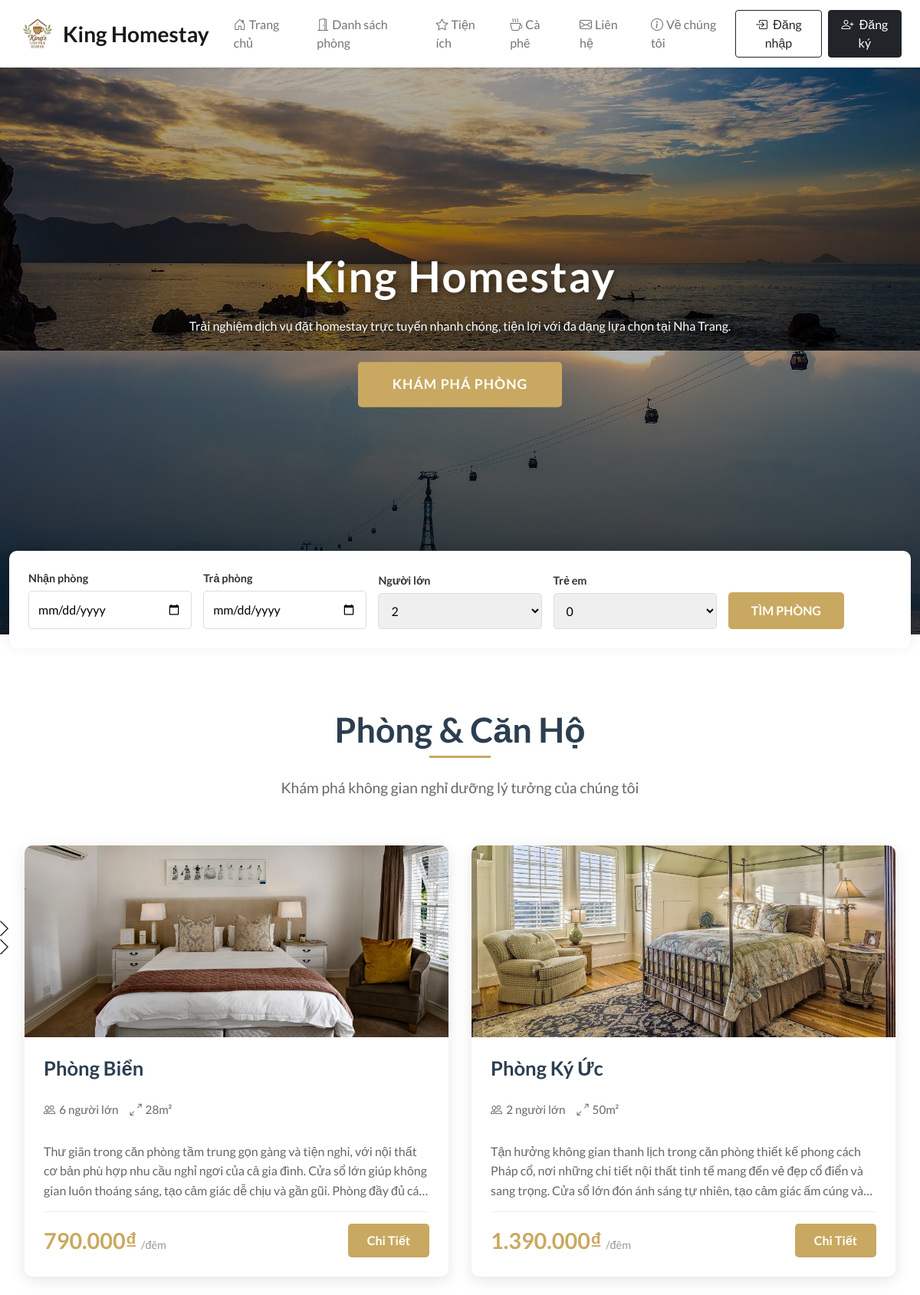
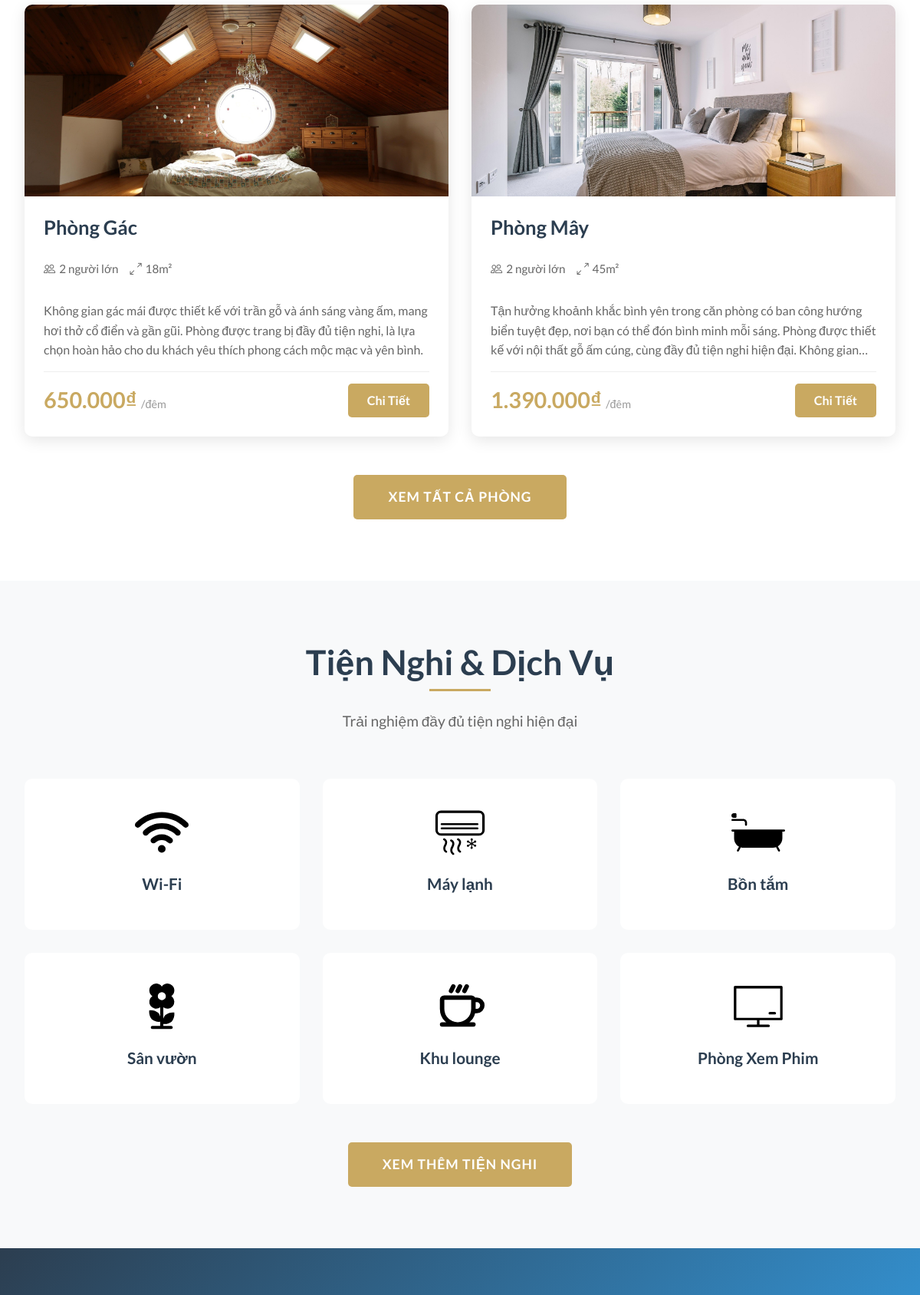
The page / (upper part) on the database its author committed (2 pictures, top to bottom).
### tables this page shows
CREATE TABLE `settings` (
  `sr_no` int(11) NOT NULL,
  `site_title` varchar(50) NOT NULL,
  `site_about` varchar(250) NOT NULL,
  `shutdown` tinyint(1) NOT NULL
);

CREATE TABLE `carousel` (
  `sr_no` int(11) NOT NULL,
  `image` varchar(150) NOT NULL
);

CREATE TABLE `rooms` (
  `id` int(11) NOT NULL,
  `name` varchar(150) NOT NULL,
  `area` int(11) NOT NULL,
  `price` int(11) NOT NULL,
  `quantity` int(11) NOT NULL,
  `adult` int(11) NOT NULL,
  `children` int(11) NOT NULL,
  `description` varchar(350) NOT NULL,
  `status` tinyint(4) NOT NULL DEFAULT 1,
  `removed` int(11) NOT NULL DEFAULT 0
);

CREATE TABLE `room_images` (
  `sr_no` int(11) NOT NULL,
  `room_id` int(11) NOT NULL,
  `image` varchar(150) NOT NULL,
  `thumb` tinyint(4) NOT NULL DEFAULT 0
);

CREATE TABLE `facilities` (
  `id` int(11) NOT NULL,
  `icon` varchar(100) NOT NULL,
  `name` varchar(50) NOT NULL,
  `description` varchar(250) NOT NULL
);

### admin/inc/db_config.php (called while the page is built, shortened)
<?php
  function select($sql, $values, $datatypes) {
    $con = $GLOBALS['con'];
    if($stmt = mysqli_prepare($con, $sql)){
      mysqli_stmt_bind_param($stmt, $datatypes, ...$values);
      if(mysqli_stmt_execute($stmt)){
        $res = mysqli_stmt_get_result($stmt);
        return $res;
      }
      else{
        mysqli_stmt_close($stmt);
        die("Query cannot be executed - Execute");
      }
    }
    else{
      die("Query cannot be executed - Select");
    }
  }
?>

### index.php (the view, shortened to what this page needs)
<!DOCTYPE html>
<html lang="vi">
<head>
  <link rel="stylesheet" href="https://unpkg.com/swiper@7/swiper-bundle.min.css">
  <?php require('inc/links.php'); ?>
</head>
<body>
  <?php require('inc/header.php'); ?>
  <section class="hero-carousel">
    <div class="swiper swiper-hero">
      <div class="swiper-wrapper">
        <?php
          while($carousel = mysqli_fetch_assoc($carousel_res)) {
            $image_path = CAROUSEL_IMG_PATH . $carousel['image'];
            echo <<<SLIDE
              <div class="swiper-slide">
                <img src="{$image_path}" alt="Hero Image">
                <div class="hero-overlay"></div>
              </div>
            SLIDE;
          }
        ?>
      </div>
      <div class="swiper-button-next"></div>
      <div class="swiper-button-prev"></div>
    </div>
    <div class="hero-content">
      <h1 class="hero-title"><?php echo $settings_r['site_title']; ?></h1>
      <p class="hero-subtitle"><?php echo $settings_r['site_about']; ?></p>
      <a href="#rooms" class="hero-btn">Khám Phá Phòng</a>
    </div>
  </section>
  <div class="container">
    <div class="booking-bar">
      <form class="booking-form" action="rooms.php" method="GET">
        <div class="form-group">
          <label>Nhận phòng</label>
          <input type="date" name="checkin" required>
        </div>
        <div class="form-group">
          <label>Trả phòng</label>
          <input type="date" name="checkout" required>
        </div>
        <div class="form-group">
          <label>Người lớn</label>
          <select name="adult">
            <option value="2" selected>2</option>
          </select>
        </div>
        <div class="form-group">
          <label>Trẻ em</label>
          <select name="children">
            <option value="0" selected>0</option>
          </select>
        </div>
        <div class="form-group">
          <button type="submit" class="booking-btn">Tìm Phòng</button>
        </div>
      </form>
    </div>
  </div>
  <section class="section" id="rooms">
    <div class="container">
      <div class="section-header">
        <h2 class="section-title">Phòng & Căn Hộ</h2>
        <p class="section-subtitle">Khám phá không gian nghỉ dưỡng lý tưởng của chúng tôi</p>
      </div>
      <div class="rooms-grid">
        <?php
          while($room = mysqli_fetch_assoc($rooms_res)) {
            $room_thumb_q = "SELECT * FROM `room_images` WHERE `room_id`='{$room['id']}' AND `thumb`='1'";
            $room_thumb_res = mysqli_query($con, $room_thumb_q);
            $room_thumb = mysqli_fetch_assoc($room_thumb_res);
            $thumb_path = ROOMS_IMG_PATH . $room_thumb['image'];
            $price = number_format($room['price'], 0, ',', '.');
            echo <<<ROOM
              <div class="room-card">
                <img src="{$thumb_path}" alt="{$room['name']}" class="room-image">
                <div class="room-info">
                  <h3 class="room-title">{$room['name']}</h3>
                  <div class="room-features">
                    <div class="room-feature">
                      <i class="bi bi-people"></i>
                      <span>{$room['adult']} người lớn</span>
                    </div>
                    <div class="room-feature">
                      <i class="bi bi-arrows-angle-expand"></i>
                      <span>{$room['area']}m²</span>
                    </div>
                  </div>
                  <p class="room-desc">{$room['description']}</p>
                  <div class="room-footer">
                    <div class="room-price">
                      {$price}₫ <span>/đêm</span>
                    </div>
                    <a href="room_details.php?id={$room['id']}" class="room-btn">Chi Tiết</a>
                  </div>
                </div>
              </div>
            ROOM;
          }
        ?>
      </div>
      </div>
      <div style="text-align: center; margin-top: 50px;">
        <a href="rooms.php" class="hero-btn">Xem Tất Cả Phòng</a>
      </div>
  </section>
  <section class="section section-dark">
    <div class="container">
      <div class="section-header">
        <h2 class="section-title">Tiện Nghi & Dịch Vụ</h2>
        <p class="section-subtitle">Trải nghiệm đầy đủ tiện nghi hiện đại</p>
      </div>
      <div class="facilities-grid">
        <?php
          while($facility = mysqli_fetch_assoc($facilities_res)) {
            $icon_path = FACILITIES_IMG_PATH . $facility['icon'];
            echo <<<FACILITY
              <div class="facility-card">
                <div class="facility-icon">
                  <img src="{$icon_path}" alt="{$facility['name']}">
                </div>
                <h3 class="facility-title">{$facility['name']}</h3>
              </div>
            FACILITY;
          }
        ?>
      </div>
      <div style="text-align: center; margin-top: 50px;">
        <a href="facilities.php" class="hero-btn">Xem Thêm Tiện Nghi</a>
      </div>
    </div>
  </section>
  <section class="stats-section">
  </section>
</body>
</html>

### inc/header.php (shortened to what this page needs)
<nav id="nav-bar" class="navbar navbar-expand-lg navbar-light bg-white shadow-sm sticky-top">
  <div class="container-fluid px-lg-4">
    <a class="navbar-brand d-flex align-items-center fw-bold fs-3 h-font order-lg-1" href="index.php">
      <img src="images/logohm.png" alt="Logo" width="50" height="50" class="me-2">
      <span class="d-none d-lg-inline"><?php echo $settings_r['site_title'] ?></span>
    </a>
    <div class="d-flex align-items-center order-lg-3 ms-auto">
      <?php
        if(isset($_SESSION['login']) && $_SESSION['login']==true)
        {
          $path = USERS_IMG_PATH;
          echo<<<data
            <div class="dropdown">
              <button class="btn btn-light shadow-none d-flex align-items-center dropdown-toggle" type="button" data-bs-toggle="dropdown" aria-expanded="false">
                <img src="$path$_SESSION[uPic]" style="width: 35px; height: 35px;" class="rounded-circle me-2">
                <span class="d-none d-md-inline">$_SESSION[uName]</span>
              </button>
              <ul class="dropdown-menu dropdown-menu-end shadow">
                <li><a class="dropdown-item" href="profile.php"><i class="bi bi-person me-2"></i>Hồ sơ cá nhân</a></li>
                <li><a class="dropdown-item" href="bookings.php"><i class="bi bi-calendar-check me-2"></i>Lịch sử đặt phòng</a></li>
                <li><hr class="dropdown-divider"></li>
                <li><a class="dropdown-item text-danger" href="logout.php"><i class="bi bi-box-arrow-right me-2"></i>Đăng xuất</a></li>
              </ul>
            </div>
          data;
        }
        else
        {
          echo<<<data
            <button type="button" class="btn btn-outline-dark shadow-none me-2" data-bs-toggle="modal" data-bs-target="#loginModal">
              <i class="bi bi-box-arrow-in-right me-1"></i>
              <span class="d-none d-sm-inline">Đăng nhập</span>
            </button>
            <button type="button" class="btn btn-dark shadow-none" data-bs-toggle="modal" data-bs-target="#registerModal">
              <i class="bi bi-person-plus me-1"></i>
              <span class="d-none d-sm-inline">Đăng ký</span>
            </button>
          data;
        }
      ?>
    </div>
    <div class="collapse navbar-collapse order-lg-2" id="navbarSupportedContent">
      <ul class="navbar-nav me-auto mb-2 mb-lg-0">
        <li class="nav-item">
          <a class="nav-link px-3" href="index.php">
            <i class="bi bi-house-door me-1"></i>Trang chủ
          </a>
        </li>
        <li class="nav-item">
          <a class="nav-link px-3" href="rooms.php">
            <i class="bi bi-door-open me-1"></i>Danh sách phòng
          </a>
        </li>
        <li class="nav-item">
          <a class="nav-link px-3" href="facilities.php">
            <i class="bi bi-star me-1"></i>Tiện ích
          </a>
        </li>
        <li class="nav-item">
          <a class="nav-link px-3" href="coffee.php">
            <i class="bi bi-cup-hot me-1"></i>Cà phê
          </a>
        </li>
        <li class="nav-item">
          <a class="nav-link px-3" href="contact.php">
            <i class="bi bi-envelope me-1"></i>Liên hệ
          </a>
        </li>
        <li class="nav-item">
          <a class="nav-link px-3" href="about.php">
            <i class="bi bi-info-circle me-1"></i>Về chúng tôi
          </a>
        </li>
      </ul>
    </div>
  </div>
</nav>

### css/common.css (style rules this page uses)
:root { --teal: #2D6A4F; --teal_hover: #2D6A4F; }
* { font-family: 'Lato', sans-serif; }
.h-font { font-family: 'Merriweather', serif; }

### inc/header.php (style rules this page uses)
#nav-bar { padding: 0.75rem 0; transition: all 0.3s ease; }
.navbar-brand { font-size: 1.5rem; transition: transform 0.3s ease; }
.nav-link { font-weight: 500; position: relative; transition: color 0.3s ease; }
.nav-link::after { content: ''; position: absolute; bottom: 0; left: 50%; width: 0; height: 2px; background-color: #212529; transition: all 0.3s ease; transform: translateX(-50%); }

### rows shown on the page
settings: site_title "King Homestay", site_about "Trải nghiệm dịch vụ đặt homestay trực tuyến nhanh chóng, tiện lợi với đa dạng lựa chọn tại Nha Trang."
carousel: image (picture)
carousel: image (picture)
carousel: image (picture)
rooms: room_images.image (picture), name "Phòng Biển", adult "6", area "28", description "Thư giãn trong căn phòng tầm trung gọn gàng và tiện nghi, với nội thất cơ bản phù hợp nhu cầu nghỉ ngơi của cả gia đình. Cửa sổ lớn giúp không gian luôn thoáng sáng, tạo cảm giác dễ chịu và gần gũi. Phòng đầy đủ…", price "790.000"
rooms: room_images.image (picture), name "Phòng Ký Ức", adult "2", area "50", description "Tận hưởng không gian thanh lịch trong căn phòng thiết kế phong cách Pháp cổ, nơi những chi tiết nội thất tinh tế mang đến vẻ đẹp cổ điển và sang trọng. Cửa sổ lớn đón ánh sáng tự nhiên, tạo cảm giác ấm cúng…", price "1.390.000"
rooms: room_images.image (picture), name "Phòng Gác", adult "2", area "18", description "Không gian gác mái được thiết kế với trần gỗ và ánh sáng vàng ấm, mang hơi thở cổ điển và gần gũi. Phòng được trang bị đầy đủ tiện nghi, là lựa chọn hoàn hảo cho du khách yêu thích phong cách mộc mạc và yên bình.", price "650.000"
rooms: room_images.image (picture), name "Phòng Mây", adult "2", area "45", description "Tận hưởng khoảnh khắc bình yên trong căn phòng có ban công hướng biển tuyệt đẹp, nơi bạn có thể đón bình minh mỗi sáng. Phòng được thiết kế với nội thất gỗ ấm cúng, cùng đầy đủ tiện nghi hiện đại. Không…", price "1.390.000"
facilities: icon (picture), name "Wi-Fi"
facilities: icon (picture), name "Máy lạnh"
facilities: icon (picture), name "Bồn tắm"
facilities: icon (picture), name "Sân vườn"
facilities: icon (picture), name "Khu lounge"
facilities: icon (picture), name "Phòng Xem Phim"
